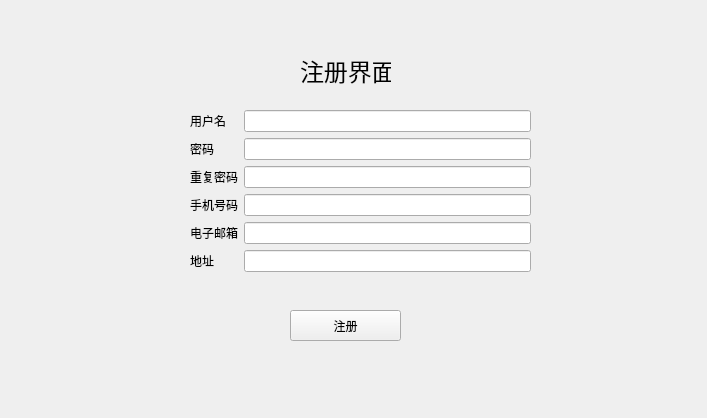
<?xml version="1.0" encoding="UTF-8"?>
<ui version="4.0">
 <class>Register</class>
 <widget class="QWidget" name="Register">
  <property name="geometry">
   <rect>
    <x>0</x>
    <y>0</y>
    <width>707</width>
    <height>418</height>
   </rect>
  </property>
  <property name="windowTitle">
   <string>Form</string>
  </property>
  <widget class="QLabel" name="label">
   <property name="geometry">
    <rect>
     <x>300</x>
     <y>50</y>
     <width>91</width>
     <height>41</height>
    </rect>
   </property>
   <property name="font">
    <font>
     <family>Agency FB</family>
     <pointsize>18</pointsize>
    </font>
   </property>
   <property name="text">
    <string>注册界面</string>
   </property>
  </widget>
  <widget class="QWidget" name="formLayoutWidget">
   <property name="geometry">
    <rect>
     <x>190</x>
     <y>110</y>
     <width>341</width>
     <height>175</height>
    </rect>
   </property>
   <layout class="QFormLayout" name="formLayout">
    <item row="0" column="0">
     <widget class="QLabel" name="label_2">
      <property name="text">
       <string>用户名</string>
      </property>
     </widget>
    </item>
    <item row="1" column="1">
     <widget class="QLineEdit" name="passwordLine"/>
    </item>
    <item row="2" column="0">
     <widget class="QLabel" name="label_5">
      <property name="text">
       <string>重复密码</string>
      </property>
     </widget>
    </item>
    <item row="2" column="1">
     <widget class="QLineEdit" name="repeatedLine"/>
    </item>
    <item row="3" column="0">
     <widget class="QLabel" name="label_4">
      <property name="text">
       <string>手机号码</string>
      </property>
     </widget>
    </item>
    <item row="3" column="1">
     <widget class="QLineEdit" name="phoneLine"/>
    </item>
    <item row="4" column="0">
     <widget class="QLabel" name="label_6">
      <property name="text">
       <string>电子邮箱</string>
      </property>
     </widget>
    </item>
    <item row="4" column="1">
     <widget class="QLineEdit" name="emailLine"/>
    </item>
    <item row="5" column="0">
     <widget class="QLabel" name="label_7">
      <property name="text">
       <string>地址</string>
      </property>
     </widget>
    </item>
    <item row="5" column="1">
     <widget class="QLineEdit" name="addressLine"/>
    </item>
    <item row="0" column="1">
     <widget class="QLineEdit" name="usernameLine"/>
    </item>
    <item row="1" column="0">
     <widget class="QLabel" name="label_3">
      <property name="text">
       <string>密码</string>
      </property>
     </widget>
    </item>
   </layout>
  </widget>
  <widget class="QPushButton" name="pushButton">
   <property name="geometry">
    <rect>
     <x>290</x>
     <y>310</y>
     <width>111</width>
     <height>31</height>
    </rect>
   </property>
   <property name="text">
    <string>注册</string>
   </property>
  </widget>
 </widget>
 <resources/>
 <connections/>
</ui>
